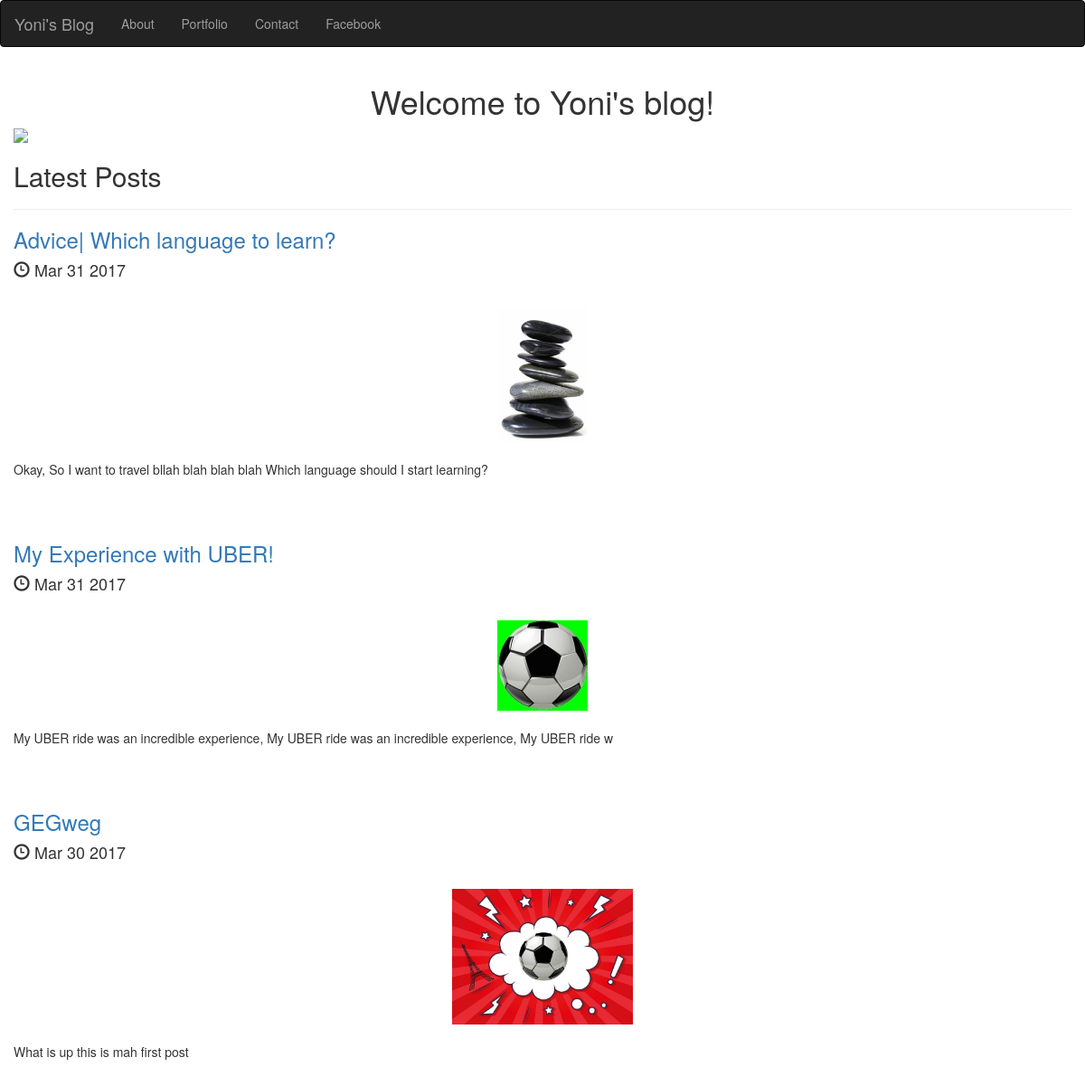
The page / on the database its author committed.
### posts/models.py (models this page shows, shortened)
class Post (models.Model):
    title = models.CharField(max_length=250)
    pub_date = models.DateTimeField()
    image = models.ImageField(upload_to = 'media/')
    body = models.TextField()
    def pub_date_pretty(self):
        return self.pub_date.strftime('%b %e %Y')
    def summary(self):
        return self.body[:100]

### posts/views.py (the view)
# urls.py: 2. Add a URL to urlpatterns:  url(r'^$', views.home, name='home')
def home(request):
    posts = Post.objects.order_by('-pub_date')
    return render(request, 'posts/home.html', {'posts':posts})

### posts/templates/posts/home.html (shortened to what this page needs)
<!DOCTYPE html>
<html lang="en">
  <head>
    <link rel="stylesheet" href="https://maxcdn.bootstrapcdn.com/bootstrap/3.3.7/css/bootstrap.min.css">
  </head>
  <body>
    <nav class="navbar navbar-inverse">
      <div class="container-fluid">
        <div class="navbar-header">
          <a class="navbar-brand" href="{% url 'home' %}">Yoni's Blog</a>
        </div>
        <div class="collapse navbar-collapse" id="mynav">
          <ul class="nav navbar-nav">
            <li><a href="{% url 'about' %}">About</a></li>
            <li><a href="http://www.github.com/jonatan-roytgarts">Portfolio</a></li>
            <li><a href="{% url 'contact' %}">Contact</a></li>
            <li><a>Facebook</a></li>
          </ul>
        </div>
    </nav>
    <div class="container-fluid">
      <h1 class="text-center"> Welcome to Yoni's blog! </h1>
      {% load static %}
      <img src="{% static 'posts/home_background.jpg' %}" class="image-responsive center-block" style="max-height:300px"/>
      <h2>Latest Posts</h2>
      <hr />
      {% for post in posts.all %}
      <a href="{% url 'post_detail' post.id %}"><h3>{{ post.title }}</h3></a>
      <h4><span class="glyphicon glyphicon-time" aria-hidden="true"></span> {{ post.pub_date_pretty }}</h4>
      <br />
      <img src= "{{ post.image.url }}" class="image-responsive center-block" style="max-height:150px; " />
      <br />
      <p>
        {{ post.summary }}
      </p>
      <br />
      <br />
      {% endfor %}
    </div>
  </body>
</html>

### rows shown on the page
Post: title "Advice| Which language to learn?", pub_date_pretty "Mar 31 2017", image (picture), summary "Okay, So I want to travel bllah blah blah blah Which language should I start learning?"
Post: title "My Experience with UBER!", pub_date_pretty "Mar 31 2017", image (picture), summary "My UBER ride was an incredible experience, My UBER ride was an incredible experience, My UBER ride w"
Post: title "GEGweg", pub_date_pretty "Mar 30 2017", image (picture), summary "What is up this is mah first post"
